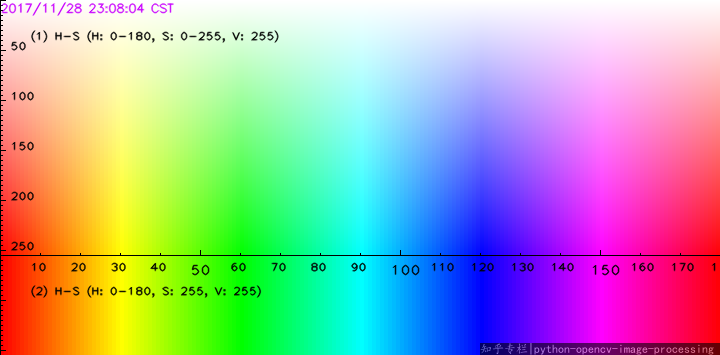
//> input picture ColourSpectrum.png, 720 x 355 px
$ ./edge ColourSpectrum.png   (built with g++ and OpenCV 4)
//> lines starting //> are read from the running program, lines starting //| are printed output that depends on the picture
#include "opencv2/core/utility.hpp"
#include "opencv2/imgproc.hpp"
#include "opencv2/imgcodecs.hpp"
#include "opencv2/highgui.hpp"

#include <stdio.h>

using namespace cv;
using namespace std;

int edgeThresh = 1;
int edgeThreshScharr=1;

Mat image, gray, blurImage, edge1, edge2, cedge;

const char* window_name1 = "Edge map : Canny default (Sobel gradient)";
const char* window_name2 = "Edge map : Canny with custom gradient (Scharr)";

// define a trackbar callback
static void onTrackbar(int, void*)
{
    blur(gray, blurImage, Size(3,3));

    // Run the edge detector on grayscale
    Canny(blurImage, edge1, edgeThresh, edgeThresh*3, 3);
    cedge = Scalar::all(0);

    image.copyTo(cedge, edge1);
    imshow(window_name1, cedge);

    /// Canny detector with scharr
    Mat dx,dy;
    Scharr(blurImage,dx,CV_16S,1,0);
    Scharr(blurImage,dy,CV_16S,0,1);
    Canny( dx,dy, edge2, edgeThreshScharr, edgeThreshScharr*3 );
    /// Using Canny's output as a mask, we display our result
    cedge = Scalar::all(0);
    image.copyTo(cedge, edge2);
    imshow(window_name2, cedge);
}

static void help()
{
    printf("\nThis sample demonstrates Canny edge detection\n"
           "Call:\n"
           "    /.edge [image_name -- Default is fruits.jpg]\n\n");
}

const char* keys =
{
    "{help h||}{@image |fruits.jpg|input image name}"
};

int main( int argc, const char** argv )
{
    help();
    CommandLineParser parser(argc, argv, keys);
    string filename = parser.get<string>(0);

    image = imread(samples::findFile(filename), IMREAD_COLOR);
//> image is the input picture: 355 rows x 720 cols, CV_8UC3; mean B, G, R 170.7, 171.1, 169.8
    if(image.empty())
    {
        printf("Cannot read image file: %s\n", filename.c_str());
        help();
        return -1;
    }
    cedge.create(image.size(), image.type());
    cvtColor(image, gray, COLOR_BGR2GRAY);
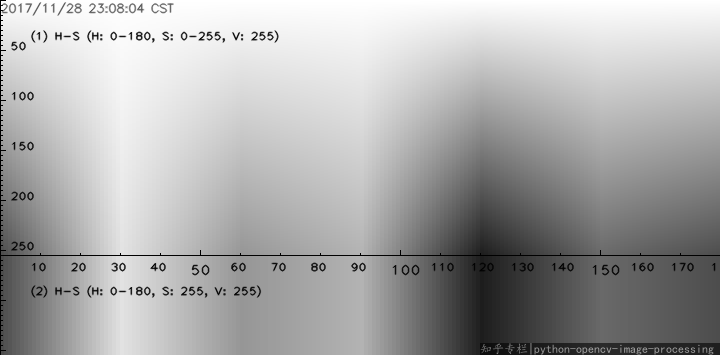
//> gray: 355 rows x 720 cols, CV_8UC1; min 0, max 255, mean 170.7

    // Create a window
    namedWindow(window_name1, 1);
    namedWindow(window_name2, 1);

    // create a toolbar
    createTrackbar("Canny threshold default", window_name1, &edgeThresh, 100, onTrackbar);
    createTrackbar("Canny threshold Scharr", window_name2, &edgeThreshScharr, 400, onTrackbar);

    // Show the image
    onTrackbar(0, 0);
//> in onTrackbar, `Canny(blurImage, edge1, edgeThresh, edgeThresh*3, 3);`:
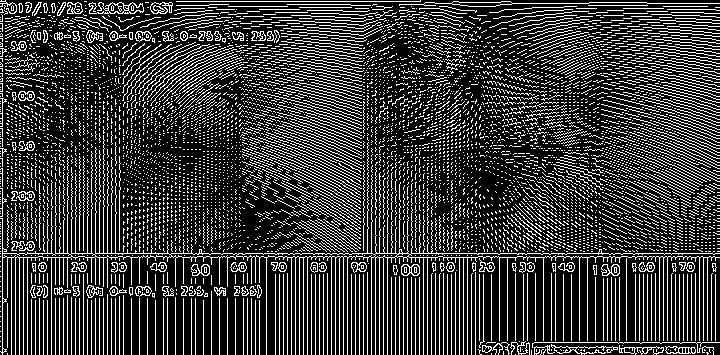
//> edge1: 355 rows x 720 cols, CV_8UC1; 22.6% white in thin lines or dots
//> in onTrackbar, `image.copyTo(cedge, edge1);`:
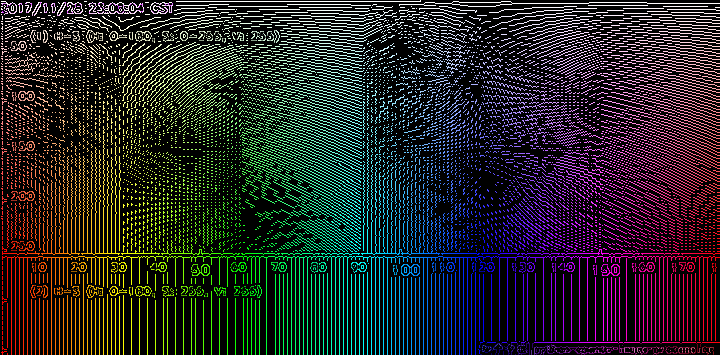
//> cedge: 355 rows x 720 cols, CV_8UC3; mean B, G, R 39.1, 38.7, 38.8
//> in onTrackbar, `Scharr(blurImage,dx,CV_16S,1,0);`:
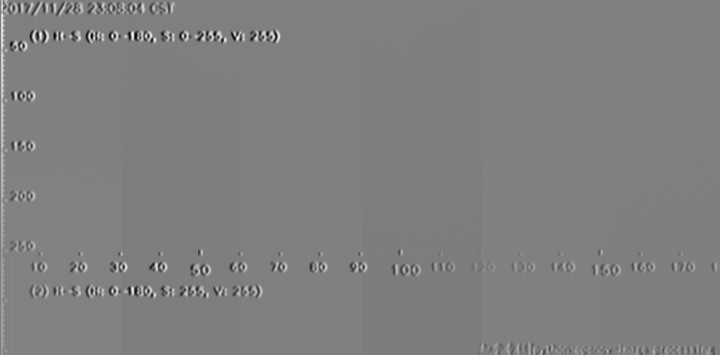
//> dx: 355 rows x 720 cols, CV_16SC1; min -1922, max 1913, mean 2.9; drawn with min black and max white
//> in onTrackbar, `Scharr(blurImage,dy,CV_16S,0,1);`:
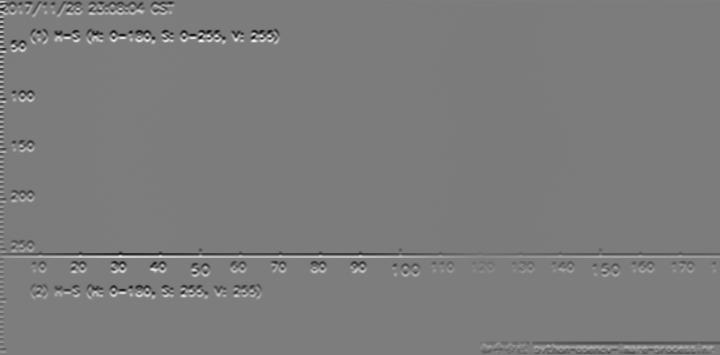
//> dy: 355 rows x 720 cols, CV_16SC1; min -1840, max 1903, mean -12.5; drawn with min black and max white
//> in onTrackbar, `Canny( dx,dy, edge2, edgeThreshScharr, edgeThreshScharr*3 );`:
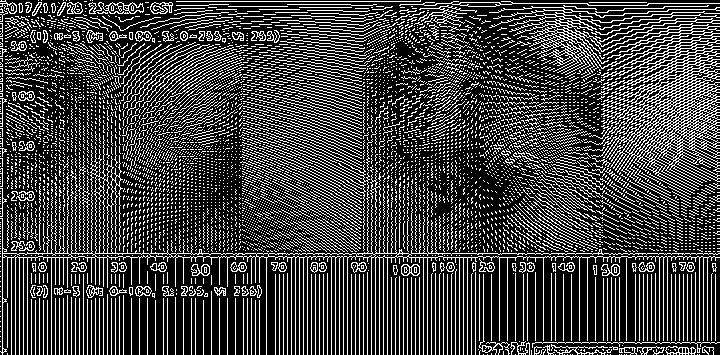
//> edge2: 355 rows x 720 cols, CV_8UC1; 25.6% white in thin lines or dots
//> in onTrackbar, `image.copyTo(cedge, edge2);`:
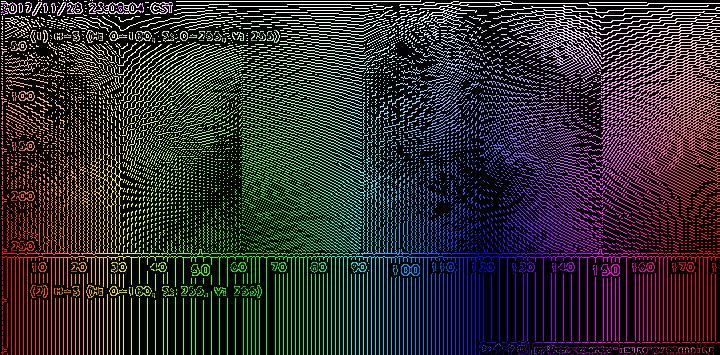
//> cedge: 355 rows x 720 cols, CV_8UC3; mean B, G, R 44.8, 44.4, 44.9

    // Wait for a key stroke; the same function arranges events processing
    waitKey(0);

    return 0;
}
